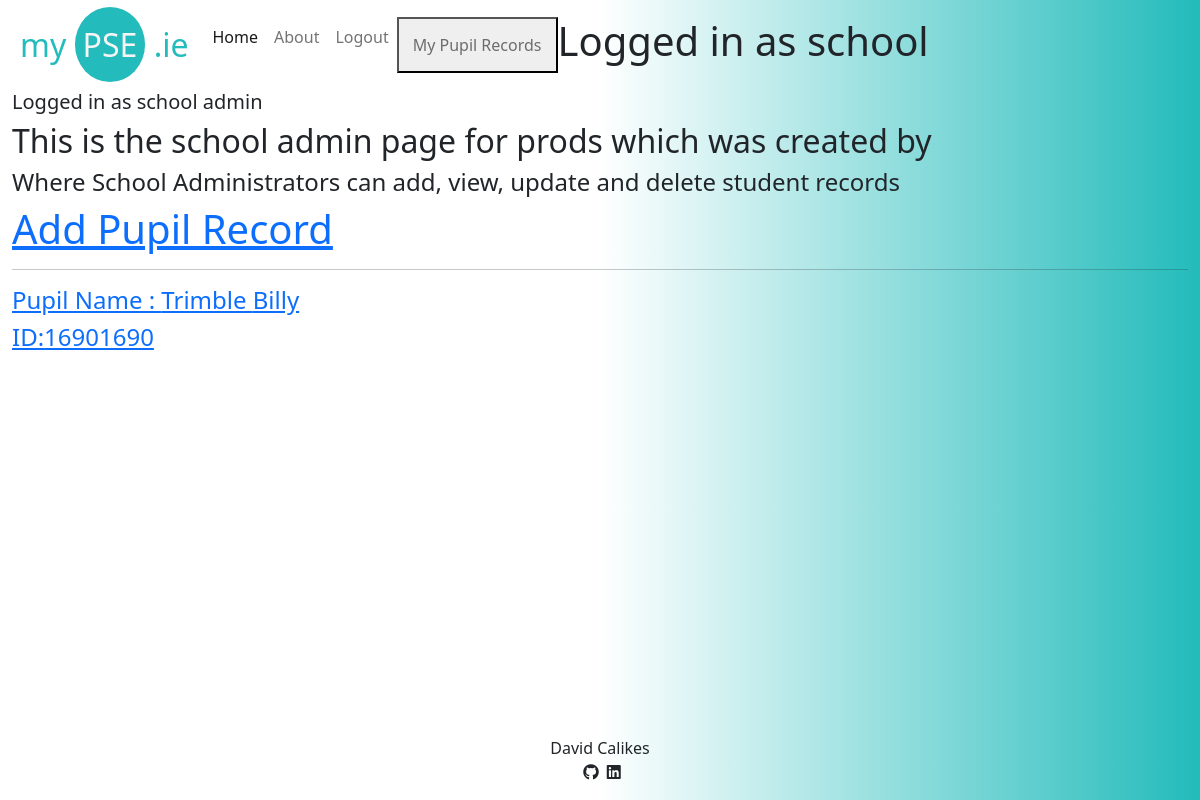
Screenshot of /enrolled_pupil_list/ (signed in) with the database file from the repository.
### user/models.py (models this page shows)
class NewUser(AbstractUser):
    user_type = models.CharField(choices=TYPE_CHOICES, max_length=20)

### passport/models.py (models this page shows, shortened)
class EnrolledPupil(models.Model):
    pupil_last_name = models.CharField(
        max_length=200, default='')
    pupil_first_name = models.CharField(
        max_length=200, default='')
    school_name = models.CharField(
        max_length=200, default='')
    teacher_name = models.CharField(
        max_length=200, default='')
    school_roll_no = models.CharField(
        max_length=200, default='')
    pupil_id = models.PositiveIntegerField(
        default=0, unique=True)
    school_email = models.EmailField(max_length=200)
    created_by = models.ForeignKey(NewUser,
                                   on_delete=models.CASCADE,
                                   related_name='school_admin')
    last_updated = models.DateTimeField(auto_now=True)

### passport/views.py (the view)
# urls.py: path('enrolled_pupil_list/', views.EnrolledPupilList.as_view(), name='enrolled_pupil_list'),
class EnrolledPupilList(generic.ListView):
    model = EnrolledPupil
    template_name = 'school_admin.html'
    context_object_name = 'enrolled_pupil_list'
    def get_queryset(self):
        return EnrolledPupil.objects.filter(
            created_by=self.request.user
        )

### templates/school_admin.html
{% extends "base.html" %}
{% load static %}
{% block content %}
<div class="container-fluid">
    <div class="row">
        {% if user.is_authenticated and user.user_type == "school" %}
        <div>
            <h5 class="nav-item">Logged in as school admin</h5>
            <h2>This is the school admin page for {{ user.username }} which was created by
                {{ enrolled_pupil.created_by }}</h2>
            <h4>Where School Administrators can add, view, update and delete student records</h4>
            <h1><a href="{% url 'add_pupil_record' %}">Add Pupil Record</a></h1>
            <hr>
        </div>
            {% for enrolled_pupil in enrolled_pupil_list %}
                <div>
                    <a href="{% url 'enrolled_pupil_record' enrolled_pupil.pupil_id  %}">
                        <h4>Pupil Name : {{ enrolled_pupil.pupil_last_name }} {{ enrolled_pupil.pupil_first_name}}</h4>
                        <h4>ID:{{ enrolled_pupil.pupil_id}} </h4>
                    </a>
                </div>
            {% endfor %}
        {% else %}
        <h1>
            Unauthorised user go back!
        </h1>
        {% endif %}
        {% endblock %}

### static/css/style.css (style rules this page uses)
body { background-color: #F9FAFC; }
.main-bg { background: linear-gradient(to right, #ffffff, #ffffff, #23BBBB); }

### rows the page displays
NewUser: username "prods"
EnrolledPupil: pupil_last_name "Trimble", pupil_first_name "Billy", pupil_id "16901690"
